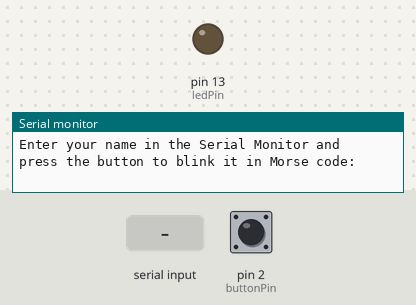
Bench run of a sketch on a simulated Arduino Uno, built with avr-gcc and run on an emulated ATmega328P. Shown: output pins drawn as LEDs (lit = HIGH), the last lines printed to the serial monitor. Inputs (shaded band) come from the test bench; at power-on: pin 2 (buttonPin) HIGH.

Above: at 1.2 s.
1.3 s: ".\n" received over Serial
2.8 s: pin 2 (buttonPin) pulled LOW for 0.15 s
4.4 s: "A\n" received over Serial
5.9 s: pin 2 (buttonPin) pulled LOW for 1 s
At 7.4 s:
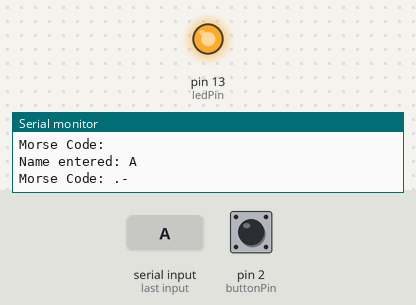
9.2 s: pin 2 (buttonPin) pulled LOW for 3.2 s
At 13.7 s:
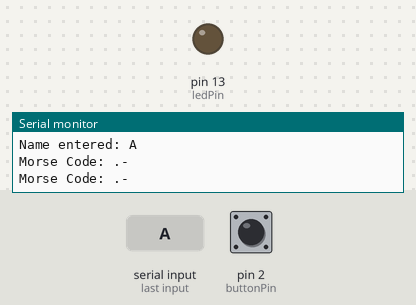
13.9 s: "B\n" received over Serial
Timing chart, 0 to 16.4 s (numbered marks = the images above; inputs shaded):
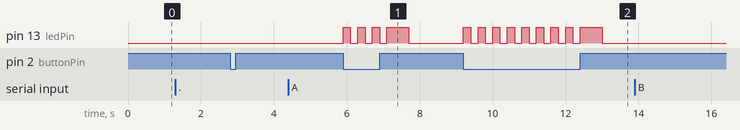

Measured:
- after the input at 5.9 s, pin 13 (ledPin): goes 3 × (HIGH 0.20 s, LOW 0.20 s), HIGH 0.60 s, then LOW, starting at once
- after the input at 9.2 s, pin 13 (ledPin): goes 8 × (HIGH 0.20 s, LOW 0.20 s), HIGH 0.60 s, then LOW, starting at once

The sketch:

Task-1.1-----new.ino
```cpp
const int ledPin = LED_BUILTIN;  // Built in LED
const int buttonPin = 2;         // Button is connected to the digital pin 2

// Timings for Morse code
const int dotDuration = 200;
const int dashDuration = dotDuration * 3;
const int letterSpace = dotDuration * 3;
const int wordSpace = dotDuration * 7;

String name = ""; // Variable to store the name entered by the user

bool buttonState = LOW;         // Current state of the button
bool lastButtonState = LOW;     // Last state of the button

void setup() {
  pinMode(ledPin, OUTPUT);        // Set the LED pin as an output
  pinMode(buttonPin, INPUT_PULLUP); // Set the button pin as an input
  Serial.begin(9600);             // Initialize serial communication at 9600 baud rate
  Serial.println("Enter your name in the Serial Monitor and press the button to blink it in Morse code:");
}

void loop() {
  buttonState = digitalRead(buttonPin); // Read the current state of the button

  // Check if a new name is entered via the serial monitor
  if (Serial.available() > 0) {
    name = Serial.readStringUntil('\n');
    name.trim();
    Serial.print("Name entered: ");
    Serial.println(name);
  }

  // If the button was pressed and a name was entered
  if (buttonState == LOW && lastButtonState == HIGH && name.length() > 0) {
    Serial.print("Morse Code: ");
    String morseCode = convertNameToMorse(name); // Convert the name to Morse code
    Serial.println(morseCode);  // Print the Morse code representation

    // Loop through the Morse code and blink the LED accordingly
    for (int i = 0; i < morseCode.length(); i++) {
      if (morseCode[i] == '.') {
        blinkDot();
      } else if (morseCode[i] == '-') {
        blinkDash();
      } else if (morseCode[i] == ' ') {
        delay(letterSpace);
      }

      // Reset the loop if the button is pressed while blinking
      if (digitalRead(buttonPin) == LOW) {
        i = -1;  // Reset the index to -1 so it starts from the beginning
      }
    }
  }

  lastButtonState = buttonState;
}

// Convert the entered name to Morse code
String convertNameToMorse(String name) {
  String morseCode = "";
  for (int i = 0; i < name.length(); i++) {
    morseCode += convertToMorse(name[i]);  // Convert each character to Morse code
    morseCode += " ";
  }
  return morseCode;
}

// Convert individual characters to their corresponding Morse code
String convertToMorse(char c) {
  switch (toupper(c)) {
    case 'A': return ".-";
    case 'B': return "-...";
    case 'C': return "-.-.";
    case 'D': return "-..";
    case 'E': return ".";
    case 'F': return "..-.";
    case 'G': return "--.";
    case 'H': return "....";
    case 'I': return "..";
    case 'J': return ".---";
    case 'K': return "-.-";
    case 'L': return ".-..";
    case 'M': return "--";
    case 'N': return "-.";
    case 'O': return "---";
    case 'P': return ".--.";
    case 'Q': return "--.-";
    case 'R': return ".-.";
    case 'S': return "...";
    case 'T': return "-";
    case 'U': return "..-";
    case 'V': return "...-";
    case 'W': return ".--";
    case 'X': return "-..-";
    case 'Y': return "-.--";
    case 'Z': return "--..";
    case ' ': return " ";
    default: return "";    // If the character is not recognized, return an empty string
  }
}

// Function to blink the LED for a dot
void blinkDot() {
  digitalWrite(ledPin, HIGH);  // Turn on the LED
  delay(dotDuration);
  digitalWrite(ledPin, LOW);   // Turn off the LED
  delay(dotDuration);
}

// Function to blink the LED for a dash
void blinkDash() {
  digitalWrite(ledPin, HIGH);  // Turn the LED on
  delay(dashDuration);
  digitalWrite(ledPin, LOW);   // Turn the LED off
  delay(dotDuration);
}
```
